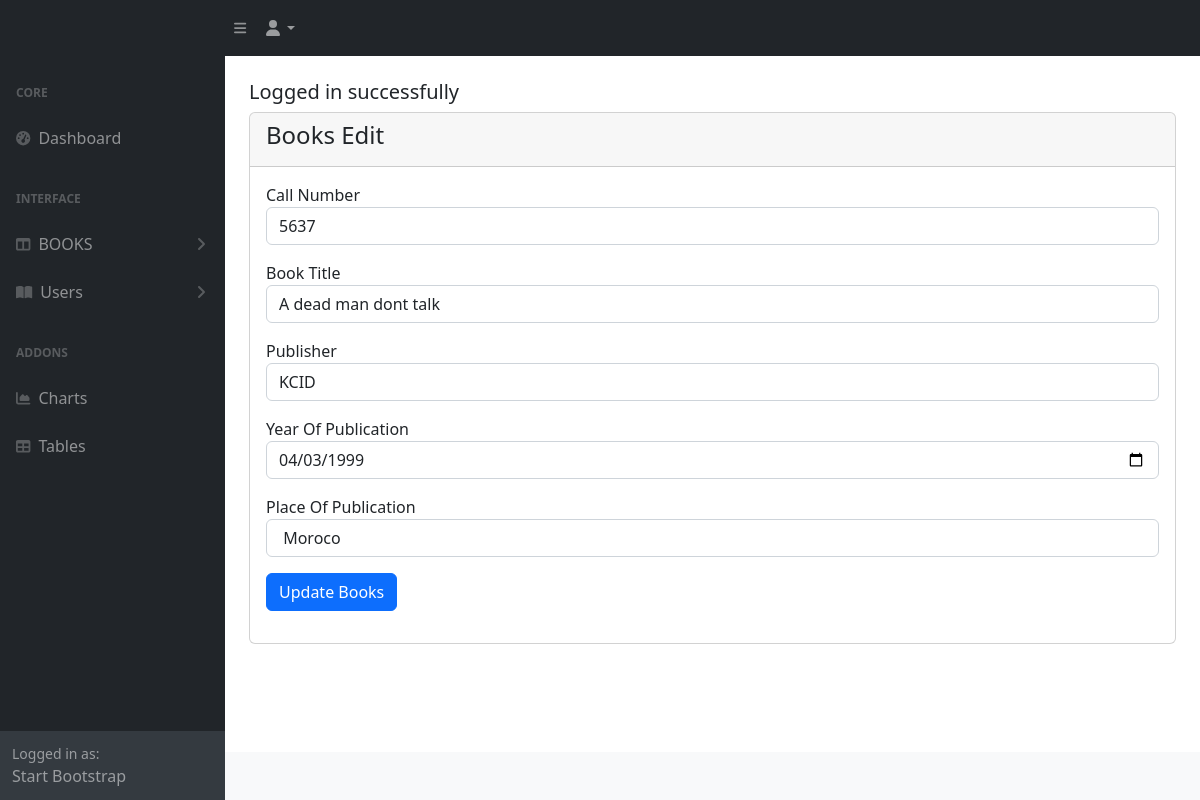
The page /admin/bookedit.php?id=26 (signed in) on the database its author committed.
### tables this page shows
CREATE TABLE `bookstore` (
  `id` int(255) NOT NULL,
  `callnumber` int(11) NOT NULL,
  `booktitle` varchar(255) NOT NULL,
  `publisher` varchar(255) NOT NULL,
  `yearofpublication` date NOT NULL,
  `placeofpublication` varchar(255) NOT NULL
);

### config/DatabaseConnection.php (called while the page is built, shortened)
<?php
class Databaseconnection
{
    public function __construct()
    {
        $conn = new  mysqli(DB_HOST, DB_USER, DB_PASSWORD, DB_NAME);
        return $this->conn = $conn;
    }
}
?>

### admin/controller/BookController.php (called while the page is built, shortened)
<?php
class BookController
{
    public function __construct()
    {
        $db = new DatabaseConnection;
        $this->conn = $db->conn;
    }
    public function edit($id)
    {
        $book_id = validateInput($this->conn, $id);
        $bookQuery = "SELECT * FROM bookstore WHERE id='$book_id' LIMIT 1";
        $result = $this->conn->query($bookQuery);
        if($result->num_rows == 1){
            $data = $result->fetch_assoc();
            return $data;
        }else{
            return false;
        }
    }
}
?>

### controllers/AuthenticationController.php (called while the page is built, shortened)
<?php
class AuthenticationController
{
    public function __construct()
    {
        $db = new DatabaseConnection;
    }
}
?>

### config/app.php (called while the page is built, shortened)
<?php
include_once('DatabaseConnection.php');
function validateInput($dbconn,$input)
{
    return mysqli_real_escape_string($dbconn,$input);
}
?>

### admin/bookedit.php (the view, shortened to what this page needs)
<?php
include('../config/app.php');
include_once('../controllers/AuthenticationController.php');
include_once('controller/BookController.php');
include('includes/header.php');
?>
<div class="container-fluid px-4">
    <div class="row mt-4">
        <div class="col-md-12">
            <?php include('../message.php'); ?>
            <div class="card">
                <div class="card-header">
                    <h4>Books Edit</h4>
                </div>
                <div class="card-body">
                    <?php
                        if(isset($_GET['id']))
                        {
                            $book_id = validateInput($db->conn, $_GET['id']);
                            $book = new BookController;
                            $result = $book->edit($book_id);
                            if($result)
                            {
                                ?>
                    <form action="codes/bookcode.php" method="post">
                        <div class="mb-3">
                        <div class="mb-3">
                            <label for="">Call Number</label>
                            <input type="text " value="<?= $result['callnumber']  ?>" class="form-control" name="callnumber" required>
                        </div>
                            <label for="">Book Title</label>
                            <input type="text" value="<?= $result['booktitle']  ?>" class="form-control" name="booktitle" required>
                        </div>
                        <div class="mb-3">
                            <label for="">Publisher</label>
                            <input type="text" value="<?= $result['publisher']  ?>" class="form-control" name="publisher" required>
                        </div>
                        <div class="mb-3">
                            <label for="">Year Of Publication</label>
                            <input type="date" value="<?= $result['yearofpublication']  ?>" class="form-control" name="yearofpublication" required>
                        </div>
                        <div class="mb-3">
                            <label for="">Place Of Publication</label>
                            <input type="text" value="<?= $result['placeofpublication']  ?>" class="form-control" name="placeofpublication" required>
                        </div>
                        <div class="mb-3">
                            <input type="submit" value="Update Books" class="btn btn-primary" name="update_book" >
                        </div>
                    </form>
                    <?php
                            }else{
                                echo "<h4>No record found</h4>";
                            }
                        }else{
                            echo "<h4>Something Went Wrong</h4>";
                        }
                    ?>
                </div>
            </div>
        </div>
    </div>
</div>
<?php
include('includes/footer.php');
include('includes/scrits.php');
?>

### rows shown on the page
bookstore: callnumber "5637", booktitle "A dead man dont talk", publisher "KCID", yearofpublication "04/03/1999", placeofpublication "Moroco"

### other values the page prints
$_SESSION['message'] "Logged in successfully"
